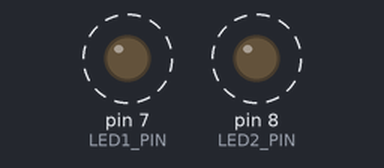
A sketch run on a simulated Arduino Uno, built with avr-gcc and run on an emulated ATmega328P. Parts: output pins drawn as LEDs (lit = HIGH). Dashed ring = blinking.

Above: at 0.12 s.
Timing chart, 0 to 3.0 s (numbered marks = the images above):
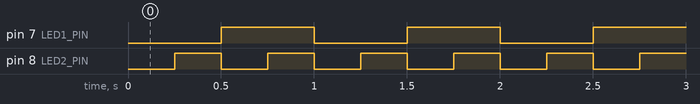

Measured:
- by itself, pin 7 (LED1_PIN): alternates HIGH for 0.50 s and LOW for 0.50 s
- by itself, pin 8 (LED2_PIN): alternates HIGH for 0.25 s and LOW for 0.25 s
- by itself, everything shown: repeats every 1.0 s, in 4 steps

The sketch:

scheduler_blink.ino
```cpp
/* Simple Scheduler using millis()
 *
 * see: https://www.norwegiancreations.com/2017/09/arduino-tutorial-using-millis-instead-of-delay/
 */

const int LED1_PIN = 7;
const int LED2_PIN = 8;

unsigned long timestamp_1 = 0;
unsigned long timestamp_2 = 0;

const unsigned long INTERVAL_1 = 500;
const unsigned long INTERVAL_2 = 250;

void task_1(void);
void task_2(void);

void setup()
{
  pinMode(LED1_PIN, OUTPUT);
  pinMode(LED2_PIN, OUTPUT);
}

void loop()
{
  if(millis() >= timestamp_1 + INTERVAL_1)
  {
      timestamp_1 = millis();
      task_1();
  }

  if(millis() >= timestamp_2 + INTERVAL_2)
  {
      timestamp_2 = millis();
      task_2();
  }

  //...
}

// Tasks
void task_1(void)
{
   digitalWrite(LED1_PIN, !digitalRead(LED1_PIN));
}

void task_2(void)
{
   digitalWrite(LED2_PIN, !digitalRead(LED2_PIN));
}
```
